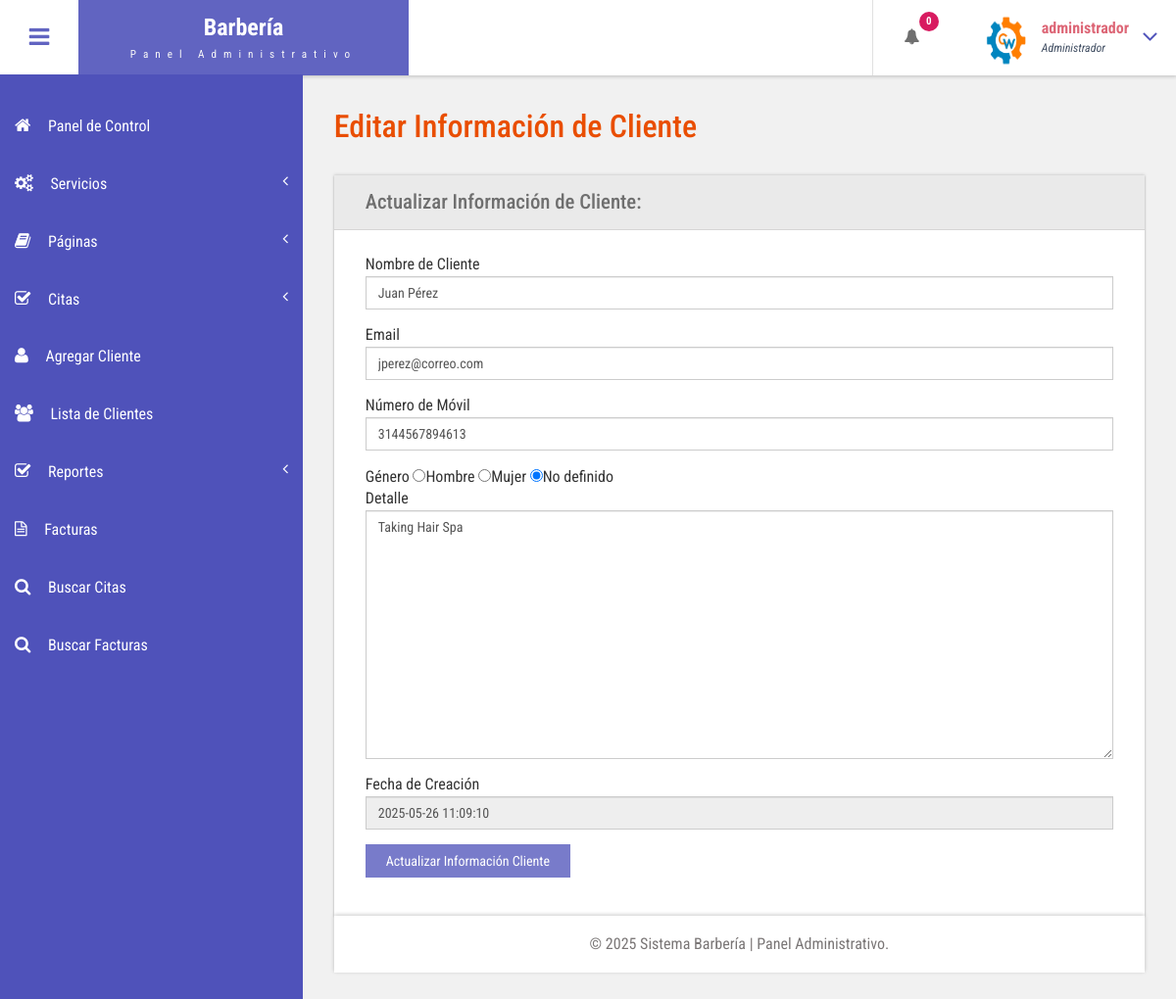
The page /admin/edit-customer-detailed.php?editid=1 (signed in) on the database its author committed.
### tables this page shows
CREATE TABLE `tblcustomers` (
  `ID` int(10) NOT NULL,
  `Name` varchar(120) DEFAULT NULL,
  `Email` varchar(200) DEFAULT NULL,
  `MobileNumber` bigint(11) DEFAULT NULL,
  `Gender` enum('Mujer','Hombre','No definido') DEFAULT NULL,
  `Details` mediumtext DEFAULT NULL,
  `CreationDate` timestamp NULL DEFAULT current_timestamp(),
  `UpdationDate` timestamp NULL DEFAULT NULL ON UPDATE current_timestamp()
);

### admin/edit-customer-detailed.php (the view, shortened to what this page needs)
<?php
include('includes/dbconnection.php');
if (strlen($_SESSION['bpmsaid']==0)) {
  header('location:logout.php');
  } else{
  ?>
<!DOCTYPE HTML>
<html>
<head>
<link href="css/bootstrap.css" rel='stylesheet' type='text/css' />
<link href="css/style.css" rel='stylesheet' type='text/css' />
<link href="css/font-awesome.css" rel="stylesheet">
<link href="css/animate.css" rel="stylesheet" type="text/css" media="all">
<link href="css/custom.css" rel="stylesheet">
</head>
<body class="cbp-spmenu-push">
	<div class="main-content">
		 <?php include_once('includes/sidebar.php');?>
	 <?php include_once('includes/header.php');?>
		<div id="page-wrapper">
			<div class="main-page">
				<div class="forms">
					<h3 class="title1">Editar Información de Cliente</h3>
					<div class="form-grids row widget-shadow" data-example-id="basic-forms">
						<div class="form-title">
							<h4>Actualizar Información de Cliente:</h4>
						</div>
						<div class="form-body">
							<form method="post">
  <?php
 $cid=$_GET['editid'];
$ret=mysqli_query($con,"select * from  tblcustomers where ID='$cid'");
while ($row=mysqli_fetch_array($ret)) {
?>
							 <div class="form-group"> <label for="exampleInputEmail1">Nombre de Cliente</label> <input type="text" class="form-control" id="name" name="name"  value="<?php  echo $row['Name'];?>" required="true"> </div> <div class="form-group"> <label for="exampleInputPassword1">Email</label> <input type="text" id="email" name="email" class="form-control"  value="<?php  echo $row['Email'];?>" required="true"> </div>
							 <div class="form-group"> <label for="exampleInputPassword1">Número de Móvil</label> <input type="text" id="mobilenum" name="mobilenum" class="form-control"  value="<?php  echo $row['MobileNumber'];?>" required="true"> </div>
							 <div class="form-group"> <label for="exampleInputPassword1">Género</label> <?php if($row['Gender']=="Male")
{?><input type="radio" id="gender" name="gender" value="Male" checked="true">Hombre
                     <input type="radio" name="gender" value="Female">Mujer
                     <input type="radio" name="gender" value="Transgender">No definido
                   <?php } ?>
<?php if($row['Gender']=="Female")
{?><input type="radio" id="gender" name="gender" value="Male" >Hombre
                     <input type="radio" name="gender" value="Female" checked="true">Mujer
                     <input type="radio" name="gender" value="Transgender">No definido
                   <?php }
                    else {?>
 <input type="radio" id="gender" name="gender" value="Hombre" >Hombre
  <input type="radio" name="gender" value="Mujer" >Mujer
  <input type="radio" name="gender" value="No definido" checked="true">No definido
                   <?php }?>
                   <div class="form-group"> <label for="exampleInputEmail1">Detalle</label> <textarea type="text" class="form-control" id="details" name="details" placeholder="Details" required="true" rows="12" cols="4"><?php  echo $row['Details'];?></textarea> </div>
                   <div class="form-group"> <label for="exampleInputPassword1">Fecha de Creación</label> <input type="text" id="" name="" class="form-control"  value="<?php  echo $row['CreationDate'];?>" readonly='true'> </div>
							 <?php } ?>
							  <button type="submit" name="submit" class="btn btn-default">Actualizar Información Cliente</button> </form>
						</div>
					</div>
			</div>
		</div>
		 <?php include_once('includes/footer.php');?>
	</div>
</body>
</html>
<?php } ?>

### admin/includes/header.php (shortened to what this page needs)
<div class="sticky-header header-section ">
      <div class="header-left">
        <button id="showLeftPush"><i class="fa fa-bars"></i></button>
        <div class="logo">
          <a href="index.php">
            <h1>Barbería</h1>
            <span>Panel Administrativo</span>
          </a>
        </div>
      </div>
      <div class="header-right">
        <div class="profile_details_left">
          <ul class="nofitications-dropdown">
            <?php
$ret1=mysqli_query($con,"select ID,Name from  tblappointment where Status=''");
$num=mysqli_num_rows($ret1);
?>
            <li class="dropdown head-dpdn">
              <a href="#" class="dropdown-toggle" data-toggle="dropdown" aria-expanded="false"><i class="fa fa-bell"></i><span class="badge blue"><?php echo $num;?></span></a>
            </li>
          </ul>
          <div class="clearfix"> </div>
        </div>
        <div class="profile_details">
        <?php
$adid=$_SESSION['bpmsaid'];
$ret=mysqli_query($con,"select AdminName from tbladmin where ID='$adid'");
$row=mysqli_fetch_array($ret);
$name=$row['AdminName'];
?>
          <ul>
            <li class="dropdown profile_details_drop">
              <a href="#" class="dropdown-toggle" data-toggle="dropdown" aria-expanded="false">
                <div class="profile_img">
                  <span class="prfil-img"><img src="images/logo2.png" alt="" width="50" height="60"> </span>
                  <div class="user-name">
                    <p><?php echo $name; ?></p>
                    <span>Administrador</span>
                  </div>
                  <i class="fa fa-angle-down lnr"></i>
                  <div class="clearfix"></div>
                </div>
              </a>
            </li>
          </ul>
        </div>
      </div>
      <div class="clearfix"> </div>
    </div>

### admin/css/style.css (style rules this page uses)
h4, h5, h6, h1, h2, h3 { margin: 0; }
ul, ol { margin: 0; }
p { margin: 0; }
html, body { font-family: 'Roboto Condensed', sans-serif; font-size: 100%; overflow-x: hidden; background: #fff; }
body a { transition: 0.5s all ease; -webkit-transition: 0.5s all ease; -moz-transition: 0.5s all ease; -o-transition: 0.5s all ease; -ms-transition: 0.5s all ease; text-decoration:none; }
h1,h2,h3,h4,h5,h6 { margin:0; }
p { margin:0; }
ul,label { margin:0; padding:0; }
.main-content { position: relative; }
.sticky-header { position: fixed; top: 0; left:0px; width: 100%; z-index: 100; }
.header-section { background:#FFF; box-shadow: 1px 1px 4px rgba(0, 0, 0, 0.21); -webkit-box-shadow: 1px 1px 4px rgba(0, 0, 0, 0.21); -moz-box-shadow: 1px 1px 4px rgba(0, 0, 0, 0.21); -o-box-shadow: 1px 1px 4px rgba(0, 0, 0, 0.21); }
.header-section::after { clear: both; display: block; content: ''; }
.header-left { float: left; width: 45%; }
.header-right { float: right; }
button#showLeftPush { font-size: 1.5em; width: 80px; padding: 0.87em 0; text-align: center; cursor: pointer; float: left; color: #6F6F6F; -moz-transition: all 0.2s ease-out 0s; -webkit-transition: all 0.2s ease-out 0s; transition: all 0.2s ease-out 0s; border: none; background-color: #fff; outline:none; }
.cbp-spmenu-push { overflow-x: hidden; position: relative; }
.cbp-spmenu, .cbp-spmenu-push { -webkit-transition: all 0.3s ease; -moz-transition: all 0.3s ease; transition: all 0.3s ease; }
.cbp-spmenu-push div#page-wrapper { margin: 0 0 0 19.3em; transition:.5s all; -webkit-transition:.5s all; -moz-transition:.5s all; }
.fa { display: inline-block; font-family: FontAwesome; font-style: normal; font-weight: normal; line-height: 1; -webkit-font-smoothing: antialiased; -moz-osx-font-smoothing: grayscale; }
.logo { background: #6164C1; text-align: center; float: left; }
.logo a { padding: 0.9em 3.3em .7em; display: block; text-decoration: none; }
.logo a h1 { color: #fff; font-size: 1.5em; line-height: 1.2em; font-weight: 700; }
.logo a span { color: #F8F8F8; font-size: .7em; text-align: center; letter-spacing: 7px; }
.profile_details_left { float: left; }
li.dropdown.head-dpdn { display: inline-block; padding: 1.7em 0; border-left: 1px solid #E0E0E0; float: left; }
li.dropdown.head-dpdn a.dropdown-toggle { padding: 1.7em 2em; }
i.fa.fa-bell { color:#6F6F6F; }
.header-right span.badge { font-size: 11px; font-weight: bold; color: #FFF; background: #8BC34A; line-height: 15px; width: 20px; height: 20px; border-radius: 2em; -webkit-border-radius: 2em; -moz-border-radius: 2em; -o-border-radius: 2em; text-align: center; display: inline-block; position: absolute; top: 16%; padding: 2px 0 0; }
.header-right span.blue { background-color:#D81B60; }
.profile_details { float: right; }
.profile_details_drop a.dropdown-toggle { display:block; padding: 0.8em 3em 0 2em; }
.profile_img span.prfil-img { float:left; }
.user-name { float:left; margin-top:8px; margin-left:11px; height:35px; }
.profile_details ul li { list-style-type:none; position:relative; }
.profile_details li a i.fa.lnr { position: absolute; top: 34%; right: 8%; color: #4F52BA; font-size: 1.6em; }
.user-name p { font-size:1em; color:#DD6777; line-height:1em; font-weight:700; }
.user-name span { font-size: .75em; font-style: italic; color: #424f63; font-weight: normal; margin-top: .3em; }
.charts,.row { margin: 2em 0 0; }
.widget-shadow { background-color: #fff; box-shadow: 0 -1px 3px rgba(0,0,0,.12),0 1px 2px rgba(0,0,0,.24); -webkit-box-shadow: 0 -1px 3px rgba(0,0,0,.12),0 1px 2px rgba(0,0,0,.24); -moz-box-shadow: 0 -1px 3px rgba(0,0,0,.12),0 1px 2px rgba(0,0,0,.24); }
h3.title1 { font-size: 2em; color: #e94e02; margin-bottom: 0.8em; }
.forms h3.title1 { margin-bottom:0; }
.forms h4 { font-size: 1.3em; color: #6F6F6F; }
.form-title { padding: 1em 2em; background-color: #EAEAEA; border-bottom: 1px solid #D6D5D5; }
.form-body { padding: 1.5em 2em; }
.forms label { font-weight: 400; }
.form-control { border-radius: inherit; }
.forms button.btn.btn-default { background-color: rgba(97, 100, 193, 0.85); color: #fff; padding: .5em 1.5em; border: none; outline:none; border-radius: inherit; }

### admin/css/custom.css (style rules this page uses)
#page-wrapper { padding:7em 2em 2.5em; background-color: #F1F1F1; }

### rows shown on the page
tblcustomers: name "Juan Pérez", email "jperez@correo.com", mobilenum "3144567894613", details "Taking Hair Spa", CreationDate "2025-05-26 11:09:10"

### other values the page prints
$num "0"
$name "administrador"
